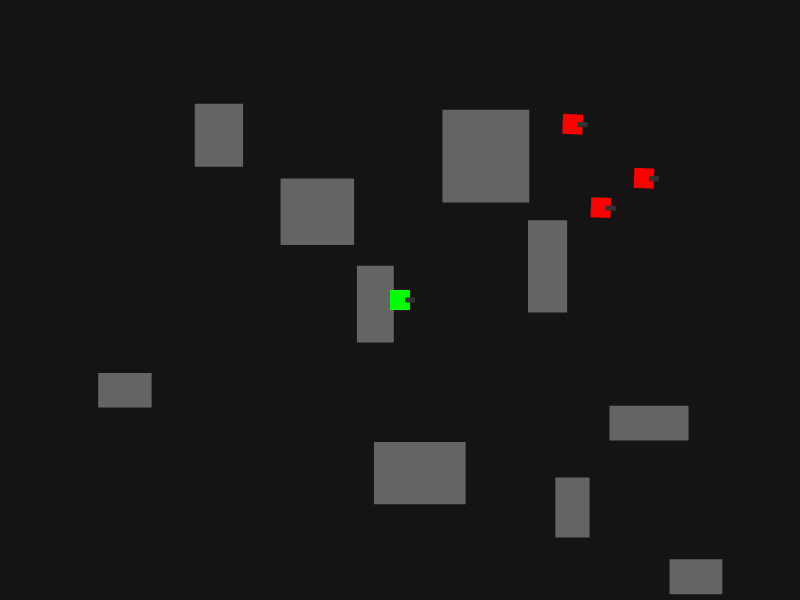
Frame 1 (no input)
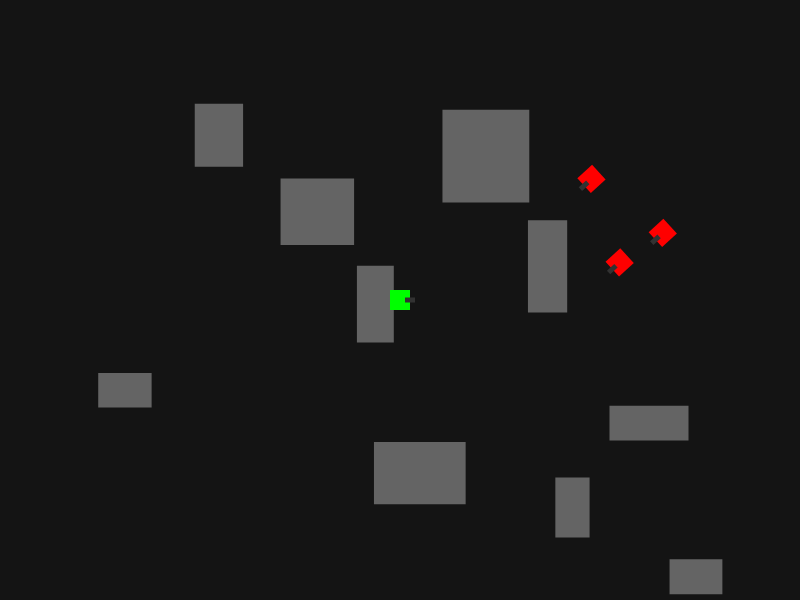
Frame 60 (no input)
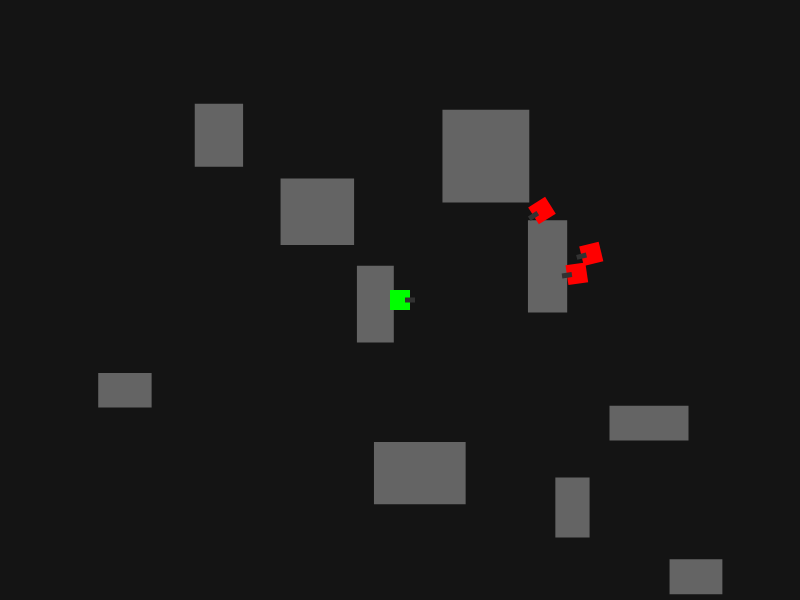
Frame 120 (the mouse pressed at the canvas centre since frame 60)

The p5.js sketch that drew these frames (run headless with seeded random() and noise() and a simulated clock; from frame 60 on, the mouse is pressed at the canvas centre):

// p5.js sketch
// ── sketch.js
let player;
let enemies = [];
let buildings = [];
const NUM_ENEMIES = 3;
const NUM_BUILDINGS = 10;

function setup() {
  createCanvas(800, 600);
  
  // Create player
  player = new Tank(width/2, height/2, true);
  
  // Create enemies
  for (let i = 0; i < NUM_ENEMIES; i++) {
    enemies.push(new Tank(random(width), random(height)));
  }
  
  // Create buildings
  for (let i = 0; i < NUM_BUILDINGS; i++) {
    buildings.push(new Building(
      random(width),
      random(height),
      random(30, 100),
      random(30, 100)
    ));
  }
}

function draw() {
  background(20);
  
  // Draw buildings
  buildings.forEach(building => building.draw());
  
  // Update and draw player
  handlePlayerInput();
  player.update();
  player.draw();
  
  // Update and draw enemies
  enemies.forEach(enemy => {
    updateEnemy(enemy);
    enemy.update();
    enemy.draw();
  });
  
  // Check collisions
  checkCollisions();
}

function handlePlayerInput() {
  // Movement
  if (keyIsDown(87)) { // W - Forward
    player.vel = p5.Vector.fromAngle(player.heading).mult(player.speed);
  } else if (keyIsDown(83)) { // S - Backward
    player.vel = p5.Vector.fromAngle(player.heading).mult(-player.speed * 0.5);
  } else {
    player.vel.mult(0);
  }
  
  // Rotation
  if (keyIsDown(65)) { // A - Turn left
    player.heading -= player.turnSpeed;
  }
  if (keyIsDown(68)) { // D - Turn right
    player.heading += player.turnSpeed;
  }
  
  // Shooting
  if (keyIsDown(32)) { // Space
    player.shoot();
  }
}

function updateEnemy(enemy) {
  // Hunt the player
  let dx = player.pos.x - enemy.pos.x;
  let dy = player.pos.y - enemy.pos.y;
  
  // Account for wrap-around
  if (abs(dx) > width/2) dx = -dx;
  if (abs(dy) > height/2) dy = -dy;
  
  // Calculate target angle
  let targetAngle = atan2(dy, dx);
  
  // Smoothly rotate towards target
  let angleDiff = targetAngle - enemy.heading;
  // Normalize angle difference to [-PI, PI]
  angleDiff = (angleDiff + PI) % TWO_PI - PI;
  
  enemy.heading += constrain(angleDiff, -enemy.turnSpeed, enemy.turnSpeed);
  enemy.vel = p5.Vector.fromAngle(enemy.heading).mult(enemy.speed);
  
  // Shoot if facing player and in range
  let angleToPlayer = abs(angleDiff);
  let distToPlayer = dist(enemy.pos.x, enemy.pos.y, player.pos.x, player.pos.y);
  if (angleToPlayer < 0.3 && distToPlayer < 200) {
    if (random() < 0.1) {
      enemy.shoot();
    }
  }
}

function checkCollisions() {
  // Check building collisions
  buildings.forEach(building => {
    // Check player collision
    if (building.collidesWith(player)) {
      player.pos.sub(player.vel); // Revert position
      player.vel.mult(0); // Stop movement
    }
    
    // Check enemy collisions
    enemies.forEach(enemy => {
      if (building.collidesWith(enemy)) {
        enemy.pos.sub(enemy.vel); // Revert position
        enemy.vel.mult(0); // Stop movement
      }
    });
    
    // Check bullet collisions
    player.bullets.forEach((bullet, i) => {
      if (building.collidesWith(bullet)) {
        player.bullets.splice(i, 1);
      }
    });
    enemies.forEach(enemy => {
      enemy.bullets.forEach((bullet, i) => {
        if (building.collidesWith(bullet)) {
          enemy.bullets.splice(i, 1);
        }
      });
    });
  });
  
  // Check bullet collisions
  // Player bullets hitting enemies
  player.bullets.forEach((bullet, bulletIndex) => {
    enemies.forEach((enemy, enemyIndex) => {
      if (dist(bullet.pos.x, bullet.pos.y, enemy.pos.x, enemy.pos.y) < enemy.size) {
        enemy.reset();
        player.bullets.splice(bulletIndex, 1);
      }
    });
  });
  
  // Enemy bullets hitting player
  enemies.forEach(enemy => {
    enemy.bullets.forEach((bullet, bulletIndex) => {
      if (dist(bullet.pos.x, bullet.pos.y, player.pos.x, player.pos.y) < player.size) {
        player.reset();
        // Randomize enemy positions when player is hit
        enemies.forEach(enemy => {
          enemy.pos = createVector(random(width), random(height));
          enemy.vel.mult(0);
        });
        enemy.bullets.splice(bulletIndex, 1);
      }
    });
  });
}

// ── game.js
class Tank {
  constructor(x, y, isPlayer = false) {
    this.pos = createVector(x, y);
    this.vel = createVector(0, 0);
    this.heading = 0;
    this.isPlayer = isPlayer;
    this.size = 20;
    this.health = 100;
    this.bullets = [];
    this.color = isPlayer ? color(0, 255, 0) : color(255, 0, 0);
    this.lastShot = 0;
    this.shotCooldown = 500; // milliseconds
    this.speed = 1.25;
    this.turnSpeed = 0.04;
  }

  update() {
    // Update position
    this.pos.add(this.vel);
    
    // Wrap around edges
    this.pos.x = (this.pos.x + width) % width;
    this.pos.y = (this.pos.y + height) % height;
    
    // Update bullets
    for (let i = this.bullets.length - 1; i >= 0; i--) {
      this.bullets[i].update();
      if (this.bullets[i].isOffscreen()) {
        this.bullets.splice(i, 1);
      }
    }
  }

  draw() {
    push();
    translate(this.pos.x, this.pos.y);
    rotate(this.heading);
    
    // Draw tank body
    fill(this.color);
    rectMode(CENTER);
    rect(0, 0, this.size, this.size);
    
    // Draw tank barrel
    fill(50);
    rect(this.size/2, 0, this.size/2, this.size/4);
    
    pop();
    
    // Draw bullets
    this.bullets.forEach(bullet => bullet.draw());
  }

  shoot() {
    if (millis() - this.lastShot > this.shotCooldown) {
      const bulletSpeed = 3.5;
      const bulletVel = p5.Vector.fromAngle(this.heading).mult(bulletSpeed);
      const bulletPos = p5.Vector.add(this.pos, p5.Vector.fromAngle(this.heading).mult(this.size));
      this.bullets.push(new Bullet(bulletPos.x, bulletPos.y, bulletVel.x, bulletVel.y));
      this.lastShot = millis();
    }
  }

  reset() {
    this.pos = createVector(random(width), random(height));
    this.vel = createVector(0, 0);
    this.health = 100;
    this.bullets = [];
  }
}

class Bullet {
  constructor(x, y, vx, vy) {
    this.pos = createVector(x, y);
    this.vel = createVector(vx, vy);
    this.size = 5;
  }

  update() {
    this.pos.add(this.vel);
  }

  draw() {
    fill(255);
    noStroke();
    circle(this.pos.x, this.pos.y, this.size);
  }

  isOffscreen() {
    // Bullets don't wrap, they disappear offscreen
    return (
      this.pos.x < -10 ||
      this.pos.x > width + 10 ||
      this.pos.y < -10 ||
      this.pos.y > height + 10
    );
  }
}

class Building {
  constructor(x, y, w, h) {
    this.pos = createVector(x, y);
    this.w = w;
    this.h = h;
  }

  draw() {
    fill(100);
    noStroke();
    rect(this.pos.x, this.pos.y, this.w, this.h);
  }

  collidesWith(obj) {
    // For tanks and bullets
    const objLeft = obj.pos.x - obj.size/2;
    const objRight = obj.pos.x + obj.size/2;
    const objTop = obj.pos.y - obj.size/2;
    const objBottom = obj.pos.y + obj.size/2;
    
    return (
      objRight > this.pos.x &&
      objLeft < this.pos.x + this.w &&
      objBottom > this.pos.y &&
      objTop < this.pos.y + this.h
    );
  }
}
